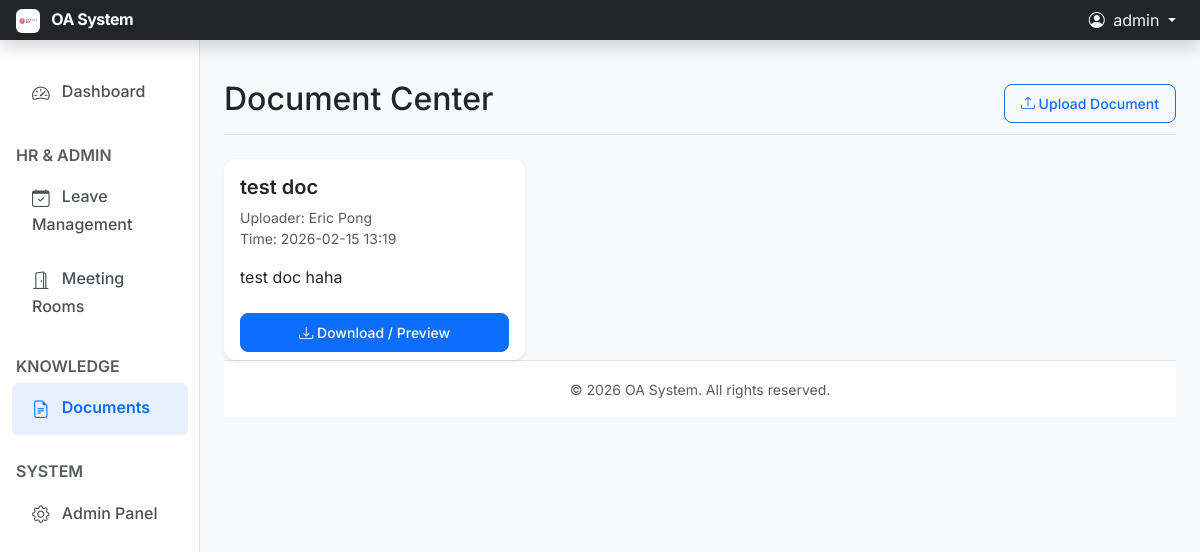
/docs/documents/ (signed in), run on the app's committed database.
### apps/core/models.py (models this page shows, shortened)
class User(AbstractUser):
    employee_id = models.CharField(_("Employee ID"), max_length=20, unique=True, null=True, blank=True)
    department = models.ForeignKey(
        Department,
        verbose_name=_("Department"),
        on_delete=models.SET_NULL,
        null=True,
        blank=True,
        related_name="members"
    )
    position = models.CharField(_("Position"), max_length=100, blank=True)
    phone = models.CharField(_("Phone"), max_length=20, blank=True)
    class Meta:
        verbose_name = _("User")
        verbose_name_plural = _("Users")

### apps/docs/models.py (models this page shows, shortened)
class Document(models.Model):
    title = models.CharField(_("Title"), max_length=200)
    file = models.FileField(_("File"), upload_to='docs/%Y/%m/')
    uploader = models.ForeignKey(
        settings.AUTH_USER_MODEL,
        verbose_name=_("Uploader"),
        on_delete=models.CASCADE
    )
    description = models.TextField(_("Description"), blank=True)
    is_public = models.BooleanField(_("Public"), default=True)
    created_at = models.DateTimeField(auto_now_add=True)
    updated_at = models.DateTimeField(auto_now=True)
    class Meta:
        verbose_name = _("Document")
        verbose_name_plural = _("Document Management")
        ordering = ['-created_at']

### apps/docs/views.py (the view)
# urls.py: path('documents/', DocumentListView.as_view(), name='doc_list'),
class DocumentListView(LoginRequiredMixin, ListView):
    model = Document
    template_name = 'docs/doc_list.html'
    context_object_name = 'documents'
    def get_queryset(self):
        return Document.objects.filter(is_public=True) | Document.objects.filter(uploader=self.request.user)

### templates/docs/doc_list.html
{% extends 'base.html' %}
{% block page_title %}Document Center{% endblock %}
{% block actions %}
<a href="{% url 'docs:doc_create' %}" class="btn btn-sm btn-outline-primary">
    <i class="bi bi-upload"></i> Upload Document
</a>
{% endblock %}
{% block content %}
<div class="row row-cols-1 row-cols-md-3 g-4">
  {% for doc in documents %}
  <div class="col">
    <div class="card h-100">
      <div class="card-body">
        <h5 class="card-title">{{ doc.title }}</h5>
        <p class="card-text text-muted small">
            Uploader: {{ doc.uploader.get_full_name|default:doc.uploader.username }}<br>
            Time: {{ doc.created_at|date:"Y-m-d H:i" }}
        </p>
        <p class="card-text">{{ doc.description|truncatechars:100 }}</p>
      </div>
      <div class="card-footer bg-transparent border-top-0">
        <a href="{{ doc.file.url }}" class="btn btn-sm btn-primary w-100" target="_blank">
            <i class="bi bi-download"></i> Download / Preview
        </a>
      </div>
    </div>
  </div>
  {% empty %}
  <div class="col-12">
      <div class="alert alert-info">No documents found</div>
  </div>
  {% endfor %}
</div>
{% endblock %}

### templates/base.html (shortened to what this page needs)
{% load static %}
<!doctype html>
<html lang="en">
  <head>
    <link href="https://cdn.jsdelivr.net/npm/bootstrap@5.3.0/dist/css/bootstrap.min.css" rel="stylesheet">
    <link href="https://cdn.jsdelivr.net/npm/bootstrap-icons@1.10.0/font/bootstrap-icons.css" rel="stylesheet">
    <link href="{% static 'css/style.css' %}" rel="stylesheet">
  </head>
  <body>
    <header class="navbar navbar-expand-md navbar-dark sticky-top bg-dark flex-md-nowrap p-0 shadow">
      <a class="navbar-brand col-md-3 col-lg-2 me-0 px-3 fs-6" href="/">
        <img src="{% static 'img/logo.jpg' %}" alt="Logo" width="24" height="24" class="d-inline-block align-text-top me-2 rounded">
        OA System
      </a>
      <div class="navbar-nav w-100 justify-content-end px-3">
        {% if user.is_authenticated %}
        <div class="nav-item dropdown">
            <a class="nav-link dropdown-toggle text-light" href="#" role="button" data-bs-toggle="dropdown" aria-expanded="false">
                <i class="bi bi-person-circle me-1"></i> {{ user.get_full_name|default:user.username }}
            </a>
        </div>
        {% else %}
        <div class="nav-item text-nowrap">
            <a class="nav-link px-3 text-light" href="{% url 'login' %}">Login</a>
        </div>
        {% endif %}
      </div>
    </header>
    <div class="container-fluid">
      <div class="row">
        {% if user.is_authenticated %}
        <nav id="sidebarMenu" class="col-md-3 col-lg-2 d-md-block bg-white sidebar collapse">
          <div class="position-sticky pt-3 sidebar-sticky">
            <ul class="nav flex-column">
              <li class="nav-item">
                <a class="nav-link {% if request.path == '/' %}active{% endif %}" aria-current="page" href="/">
                  <i class="bi bi-speedometer2"></i> Dashboard
                </a>
              </li>
              <h6 class="sidebar-heading d-flex justify-content-between align-items-center px-3 mt-4 mb-1 text-muted text-uppercase">
                <span>HR & Admin</span>
              </h6>
              <li class="nav-item">
                <a class="nav-link {% if 'hr' in request.path %}active{% endif %}" href="{% url 'hr:leave_list' %}">
                  <i class="bi bi-calendar-check"></i> Leave Management
                </a>
              </li>
              <li class="nav-item">
                <a class="nav-link {% if 'meeting' in request.path %}active{% endif %}" href="{% url 'meeting:booking_list' %}">
                  <i class="bi bi-door-open"></i> Meeting Rooms
                </a>
              </li>
              <h6 class="sidebar-heading d-flex justify-content-between align-items-center px-3 mt-4 mb-1 text-muted text-uppercase">
                <span>Knowledge</span>
              </h6>
              <li class="nav-item">
                <a class="nav-link {% if 'docs' in request.path %}active{% endif %}" href="{% url 'docs:doc_list' %}">
                  <i class="bi bi-file-earmark-text"></i> Documents
                </a>
              </li>
              {% if user.is_staff %}
              <h6 class="sidebar-heading d-flex justify-content-between align-items-center px-3 mt-4 mb-1 text-muted text-uppercase">
                <span>System</span>
              </h6>
              <li class="nav-item">
                <a class="nav-link" href="/admin/">
                  <i class="bi bi-gear"></i> Admin Panel
                </a>
              </li>
              {% endif %}
            </ul>
          </div>
        </nav>
        <main class="col-md-9 ms-sm-auto col-lg-10 px-md-4 main-content">
        {% else %}
        <main class="col-md-12 ms-sm-auto col-lg-12 px-md-4 main-content">
        {% endif %}
          {% if request.path != '/' %}
          <div class="d-flex justify-content-between flex-wrap flex-md-nowrap align-items-center pt-3 pb-2 mb-4 border-bottom">
            <h1 class="h2">{% block page_title %}{% endblock %}</h1>
            <div class="btn-toolbar mb-2 mb-md-0">
                {% block actions %}{% endblock %}
            </div>
          </div>
          {% endif %}
          {% block content %}{% endblock %}
          <footer class="footer mt-auto py-3">
            <div class="container-fluid text-center">
                <span class="text-muted small">© {% now "Y" %} OA System. All rights reserved.</span>
            </div>
          </footer>
        </main>
      </div>
    </div>
  </body>
</html>

### static/css/style.css (style rules this page uses)
body { font-family: 'Inter', system-ui, -apple-system, sans-serif; background-color: #f8f9fa; color: #212529; }
h1, h2, h3, h4, h5, h6 { font-weight: 600; color: #1a1d20; }
.navbar-brand { font-weight: 700; letter-spacing: -0.5px; }
.sidebar { position: fixed; top: 0; bottom: 0; left: 0; z-index: 100; padding: 48px 0 0; box-shadow: inset -1px 0 0 rgba(0, 0, 0, .1); background-color: #ffffff; }
.sidebar-sticky { position: relative; top: 0; height: calc(100vh - 48px); padding-top: .5rem; overflow-x: hidden; overflow-y: auto; }
.main-content { padding-top: 1.5rem; }
.sidebar .nav-link { font-weight: 500; color: #495057; padding: 0.75rem 1.25rem; border-radius: 0.375rem; margin: 0.2rem 0.75rem; transition: all 0.2s ease-in-out; }
.sidebar .nav-link.active { color: #0d6efd; background-color: rgba(13, 110, 253, 0.1); font-weight: 600; }
.sidebar .nav-link .bi { margin-right: 8px; font-size: 1.1em; vertical-align: -0.125em; }
.card { border: none; border-radius: 0.75rem; box-shadow: 0 0.125rem 0.25rem rgba(0, 0, 0, 0.075); transition: transform 0.2s ease, box-shadow 0.2s ease; }
.btn { border-radius: 0.5rem; font-weight: 500; padding: 0.5rem 1rem; }
.btn-primary { background-color: #0d6efd; border-color: #0d6efd; }
.footer { padding: 2rem 0; margin-top: 3rem; background-color: #fff; border-top: 1px solid #dee2e6; color: #6c757d; }

### data on the page
User: get_full_name "admin"
Document: title "test doc", uploader.get_full_name "Eric Pong", created_at "2026-02-15 13:19", description "test doc haha"
